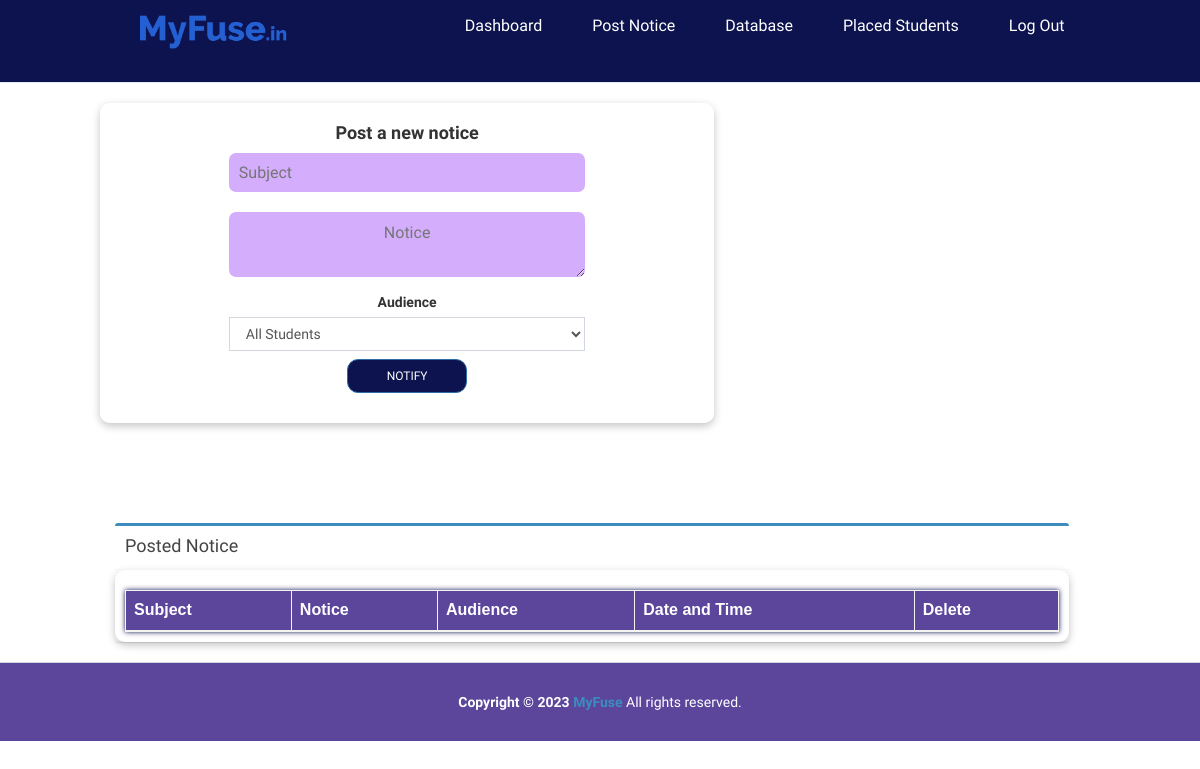
The app's page /admin/postnotice.php, older data.
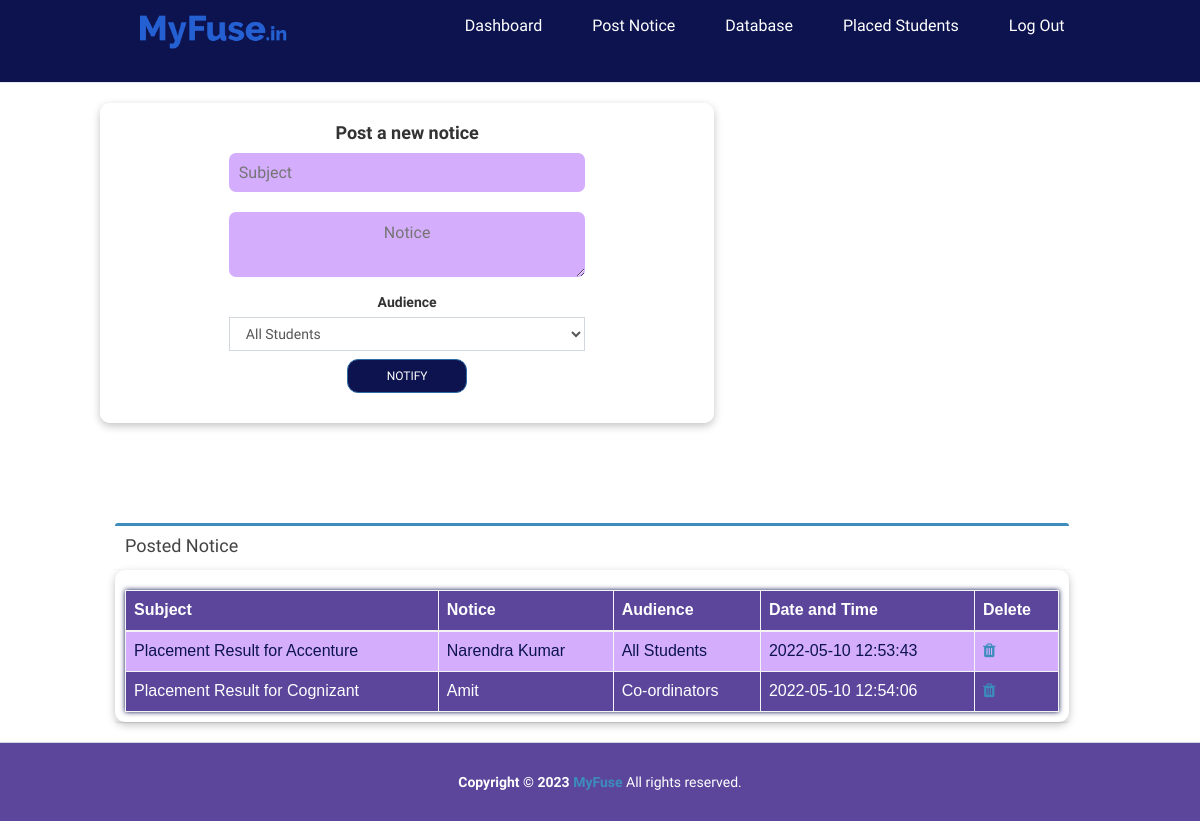
The same page, newer data.
### tables this page shows
CREATE TABLE `notice` (
  `id` int(11) NOT NULL AUTO_INCREMENT,
  `subject` varchar(250) NOT NULL,
  `notice` varchar(255) DEFAULT NULL,
  `audience` varchar(255) DEFAULT NULL,
  `date` datetime DEFAULT NULL,
  UNIQUE KEY `id` (`id`)
);

### admin/postnotice.php (the view, shortened to what this page needs)
<?php
require_once("../db.php");
?>
<!DOCTYPE html>
<html>
<head>
    <link rel="stylesheet" href="https://cdnjs.cloudflare.com/ajax/libs/twitter-bootstrap/3.3.7/css/bootstrap.min.css">
    <link rel="stylesheet" href="https://cdnjs.cloudflare.com/ajax/libs/font-awesome/4.7.0/css/font-awesome.min.css">
    <link rel="stylesheet" href="https://cdnjs.cloudflare.com/ajax/libs/ionicons/2.0.1/css/ionicons.min.css">
    <link rel="stylesheet" href="css/AdminLTE.min.css">
    <link rel="stylesheet" href="css/_all-skins.min.css">
    <link rel="stylesheet" href="css/custom.css">
</head>
<body class="hold-transition skin-green sidebar-mini">
    <?php
    include 'header.php';
    ?>
    <div class="row">
        <div class="col-xs-6 responsive">
            <section>
                <form class="centre " action="" method="POST">
                    <div>
                        <h4><strong> Post a new notice</strong></h4>
                    </div>
                    <div>
                        <input id="subject" placeholder="Subject" type="text" name="subject" style="margin:auto">
                    </div>
                    <br>
                    <div class="form-group mt-3">
                        <textarea style="top:80px " type="input" class="input" name="input" id="input" placeholder="Notice" required></textarea>
                    </div>
                    <div class="form-group text-center option">
                        <label>Audience </label>
                        <select class="form-control select2 select2-hidden-accessible" style="width: 100%" tabindex="-1" aria-hidden="true" class="input" name="audience">
                            <option class="option" value="All Students">All Students</option>
                        </select>
                    </div>
                    <div class="text-center">
                        <button class="btn btn-primary btn-sm" id="submit" name="submit" type=" submit1">NOTIFY</button>
                    </div><br>
                </form>
        </div>
        <div class="col-xs-5 responsive2 ">
            <div class="box box-primary ">
                <div class="box-header with-border">
                    <h3 class="box-title">Posted Notice</h3>
                </div>
                <div class="box-body">
                    <table id="example1" class="table table-bordered table-striped">
                        <thead>
                            <tr>
                                <th>Subject</th>
                                <th>Notice</th>
                                <th>Audience</th>
                                <th>Date and Time</th>
                                <th>Delete</th>
                            </tr>
                        </thead>
                        <tbody>
                            <?php
                            $sql = "SELECT * FROM notice";
                            $result = $conn->query($sql);
                            if ($result->num_rows > 0) {
                                while ($row = $result->fetch_assoc()) {
                            ?>
                                    <td><?php echo $row['subject']; ?></td>
                                    <td><?php echo $row['notice']; ?></td>
                                    <td><?php echo $row['audience']; ?></td>
                                    <td><?php echo $row['date']; ?></td>
                                    <td><a id="delete" href="deletenotice.php?id=<?php echo $row['id']; ?>"><i class="fa fa-trash"></i></a></td>
                                    </tr><?php
                                        }
                                    }
                                            ?>
                        </tbody>
                    </table>
                </div>
            </div>
        </div>
    </div>
    <footer class="main-footer" style="
        margin-left: 0px;
    background: #5C469C;
    padding: 29px;
    color: #fff;
    border-top: 1px solid #d2d6de;">
      <div class="text-center">
        <strong>Copyright &copy; 2023 <a href=../assets/privacypolicy.html>MyFuse </a></strong> All rights reserved.
      </div>
    </footer>
</body>
</html>

### admin/header.php (shortened to what this page needs)
<header class="header" style="background-color: #0C134F;">
    <nav class="navbar">
        <a href="#" class="nav-logo"><img src="../assets/img/MyFuse.png" height="40px" style="height:40px" /></a>
        <ul class="nav-menu">
            <li class="nav-item">
                <a href="index.php" class="nav-link">Dashboard</a>
            </li>
            <li class="nav-item">
                <a href="postnotice.php" class="nav-link">Post Notice</a>
            </li>
            <li class="nav-item">
                <a href="database.php" class="nav-link">Database</a>
            </li>
            <li class="nav-item">
                <a href="placed.php" class="nav-link">Placed Students</a>
            </li>
            <li class="nav-item">
                <a href="../logout.php" class="nav-link">Log Out</a>
            </li>
        </ul>
    </nav>
</header>

### css/custom.css (style rules this page uses)
.box { font-size: medium; font-family: sans-serif; }
li { color: aqua; }

### admin/header.php (style rules this page uses)
* { margin: 0; padding: 0; box-sizing: border-box; }
html { font-size: 62.5%; font-family: 'Roboto', sans-serif; }
li { list-style: none; }
a { text-decoration: none; }
.header { border-bottom: 1px solid #E2E8F0; }
.navbar { display: flex; justify-content: space-between; align-items: center; padding: 1rem 1.5rem; background-color: #0C134F; }
.nav-menu { display: flex; justify-content: space-between; align-items: center; }
.nav-item { margin-left: 5rem; }
.nav-link { font-size: 1.6rem; font-weight: 400; color: #ffffff; }
.nav-logo { font-size: 2.1rem; font-weight: 500; color: #d0cce9; }

### admin/postnotice.php (style rules this page uses)
.box-body { box-shadow: 0 0 10px #; background-color: #; color: #0C134F; padding: 10px; box-shadow: rgb(0 0 0 / 24%) 0px 3px 8px; border-radius: 10px; }
.table { box-shadow: 0 0 5px #0C134F; background-color: #5C469C; color: #FFFFFF; margin-top: 10px; width: 100%; }
.btn-primary { color: #fff; background-color: #0C134F; border-color: #2e6da4; padding: 7px; width: 15vh; border-radius: 11px; margin-top: 8px; }
th, td { padding: 10px; border: 1px solid #; }
th { background-color: #; }
#delete { color: #; }
body { background-color: white; }
.centre { margin: 20px 30px 100px 20px; text-align: center; height: 450px; width: 700px; border: 10px solid white; border-radius: 10px; display: inline-block; box-shadow: rgb(0 0 0 / 24%) 0px 3px 8px; }
#subject { width: 86%; width: 100%; padding: 10px; margin: 10px auto; display: block; border: none; border-radius: 7px; background-color: #D4ADFC; color: #0C134F; font-size: 16px; }
.option { width: 30%; margin: auto; }
.input { height: 200px; width: 600px; border-radius: 5px; background-color: white; text-align: center; width: 86%; width: 100%; padding: 10px; margin: 10px auto; display: block; border: none; border-radius: 7px; background-color: #D4ADFC; color: #0C134F; font-size: 16px; }
@media screen and (max-width: 1447px) { .centre { height: 105%; width: 105%; margin-left: 100px; } }
@media screen and (max-width: 1447px) { .responsive2 { margin: auto; display: block; height: 80%; width: 80%; margin: auto; margin-left: 115px; } }
@media screen and (max-width: 1447px) { #subject { height: 60%; width: 60%; margin: auto; } }
@media screen and (max-width: 1447px) { .option { height: 60%; width: 60%; margin: auto; } }
@media screen and (max-width: 1447px) { .input { height: 80%; width: 60%; margin: auto; } }

Row changes from the older to the newer data that the page shows:
added notice: subject "Placement Result for Accenture", notice "Narendra Kumar", audience "All Students", date "2022-05-10 12:53:43"
added notice: subject "Placement Result for Cognizant", notice "Amit", audience "Co-ordinators", date "2022-05-10 12:54:06"
